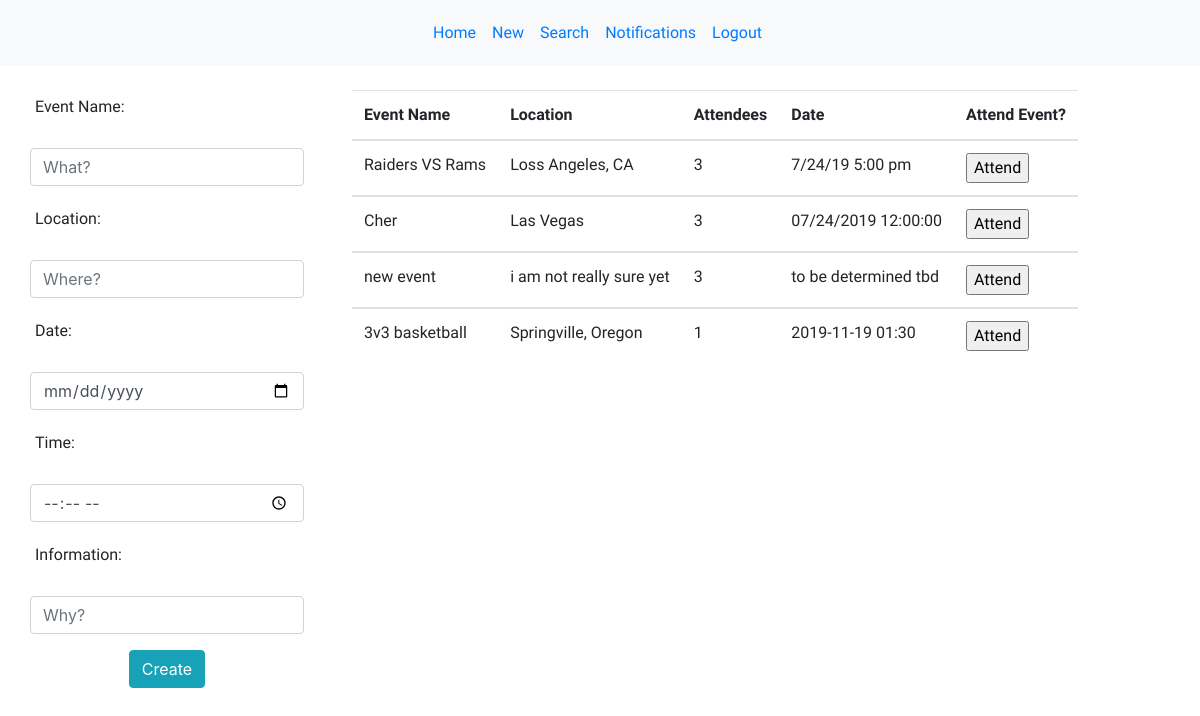
The app's page /new with its own data.
### models.py (models this page shows)
class Event(db.Model):
    __Tablename__ = "events"
    id = db.Column(db.Integer, primary_key=True)
    event_title = db.Column(db.String(100))
    date = db.Column(db.String(8))
    time = db.Column(db.String(12))
    location = db.Column(db.String(100))
    information = db.Column(db.TEXT)
    creator_id = db.Column(db.Integer, db.ForeignKey("user.id"), nullable=False)
    author = db.relationship('User', foreign_keys=[creator_id], backref="user_messages", cascade="all")
    events_that_have_attendees = db.relationship('User', lazy = 'dynamic', secondary = attendees_table)

### controller_functions.py (the view)
def new():
    events = Event.query.all()
    return render_template ("add_new_event_page.html", all_events = events)

### templates/add_new_event_page.html (shortened to what this page needs)
<!DOCTYPE html>
<html lang="en">
<head>
    <link rel="stylesheet" href="{{ url_for('static', filename='new.css') }}">
    <link rel="stylesheet" href="https://maxcdn.bootstrapcdn.com/bootstrap/4.3.1/css/bootstrap.min.css">
</head>
<body>
    <nav class="navbar navbar-expand-sm bg-light justify-content-center">
        <ul class="navbar-nav">
            <li class="nav-item">
                <a class="nav-link" href="/homepage">Home</a>
            </li>
            <li class="nav-item">
                <a class="nav-link" href="/new">New</a>
            </li>
            <li class="nav-item">
                <a class="nav-link" href="#">Search</a>
            </li>
            <li class="nav-item">
                <a class="nav-link" href="#">Notifications</a>
            </li>
            <li class="nav-item">
                <a class="nav-link" href="/logout">Logout</a>
            </li>
        </ul>
    </nav>
    <div class="container">
    <div class="errorMSG" id="error">
    </div>
    <div class="row">
        <div class="w-40">
            <form action="/addnew" method="POST" class=" ">
                <div class="form-group ">
                    <label for="Event"><p>Event Name:</p></label>
                    <input class="form-control" type="text" name="EventName" placeholder="What?">
                </div>
                <div class="form-group">
                    <label for="Location"><p>Location:</p></label>
                    <input class="form-control" type="text" name="Location" placeholder="Where?">
                </div>
                <div class="form-group">
                    <label for="Date"><p>Date:</p></label>
                    <input class="form-control" type="date" name="Date" placeholder="When?">
                </div>
                <div class="form-group">
                    <label for="Time"><p>Time:</p></label>
                    <input class="form-control" type="time" name="Time" placeholder="When?">
                </div>
                <div class="form-group">
                    <label for="Info"><p>Information:</p></label>
                    <input class="form-control" type="textarea" name="Info" placeholder="Why?" id="password">
                </div>
                <div class="row justify-content-center">
                    <input type="submit" class="btn btn-info" value="Create">
                </div>
            </form>
        </div>
        <div class="w-40 ml-5">
            <table class="table table-hover" >
                    <thead>
                        <tr>
                            <th> Event Name</th>
                            <th>Location</th>
                            <th>Attendees</th>
                            <th>Date</th>
                            <th>Attend Event?</th>
                        </tr>
                    </thead>
                    {% for event in all_events %}
                <tbody>
                    <tr>
                    <td>{{ event.event_title }}</td>
                    <td>{{ event.location }}</td>
                    <td>{{ event.events_that_have_attendees.count() }} </td>
                    <td>{{ event.date }} {{ event.time }} </td>
                    <form action="/new_attendee" method="post">
                        <td><input type="submit" value="Attend"></td>
                    </form>
                    </tr>
                </tbody>
                {% endfor %}
            </table>
        </div>
    </div>
</div>
</body>
</html>

### static/new.css (style rules this page uses)
p, th, td, ul { font-family: 'Mali', cursive; padding: 5px; }

### records on screen
Event: event_title "Raiders VS Rams", location "Loss Angeles, CA", events_that_have_attendees.count "3", date "7/24/19", time "5:00 pm"
Event: event_title "Cher", location "Las Vegas", events_that_have_attendees.count "3", date "07/24/2019", time "12:00:00"
Event: event_title "new event", location "i am not really sure yet", events_that_have_attendees.count "3", date "to be determined", time "tbd"
Event: event_title "3v3 basketball", location "Springville, Oregon", events_that_have_attendees.count "1", date "2019-11-19", time "01:30"
